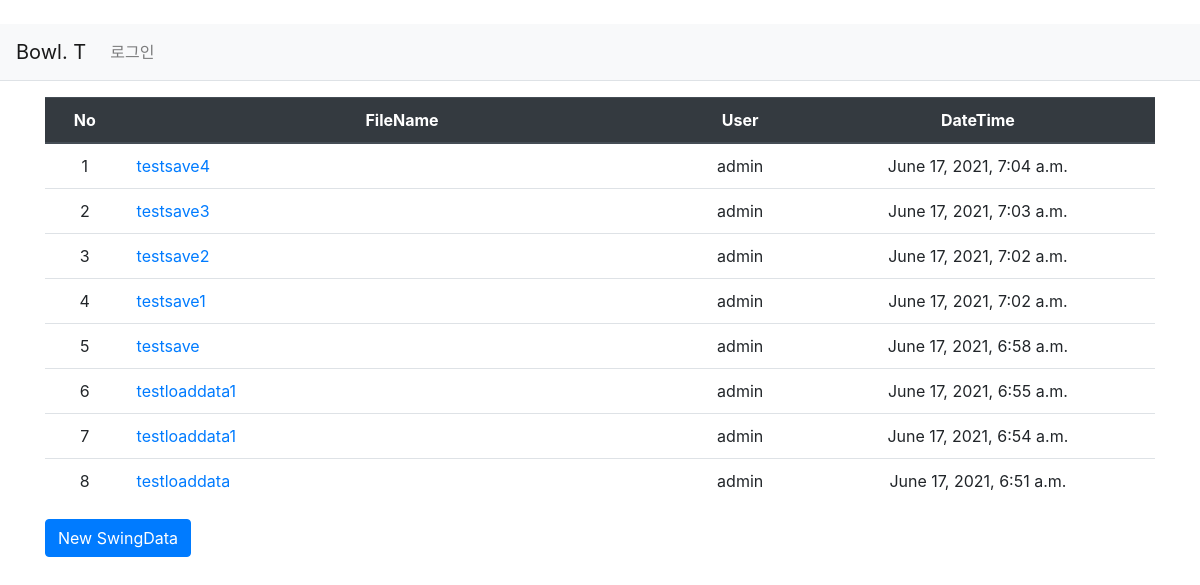
The app's page /, older data.
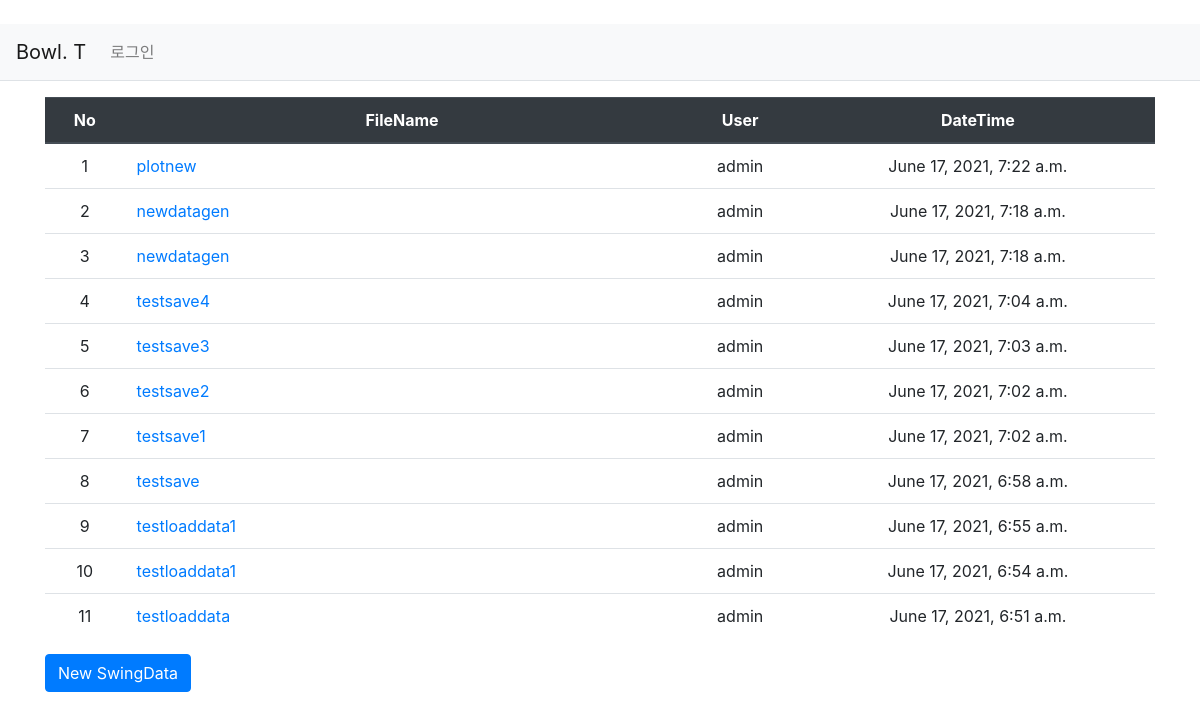
The same page, newer data.
### pybo/models.py (models this page shows, shortened)
class Question(models.Model):
    author = models.ForeignKey(User, on_delete=models.CASCADE)
    subject = models.CharField(max_length=200)    #charfield의 내용으로 파일이름이 지정
    content = models.TextField()
    create_date = models.DateTimeField()
    elbowCheck = models.IntegerField(default = 0)
    dampCheck = models.IntegerField(default = 0)
    vibCheck = models.IntegerField(default = 0)
    backAngCheck = models.DecimalField(max_digits = 10, decimal_places = 5, default = 0.)
    rlTimeCheck = models.IntegerField(default = 0)
    rlAngCheck = models.DecimalField(max_digits = 10, decimal_places = 5, default = 0.)
    grade = models.IntegerField(default = 0)

### pybo/views.py (the view)
# urls.py: path('', views.index, name='index'),
def index(request):
    question_list = Question.objects.order_by('-create_date')
    context = {'question_list': question_list}
    return render(request, 'pybo/question_list.html', context)

### templates/pybo/question_list.html (shortened to what this page needs)
{% extends 'base.html' %}
{% block content %}
<div class="container my-3">
    <table class="table">
        <thead>
        <tr class="text-center thead-dark">
            <th>No</th>
            <th style="width:50%">FileName</th>
    	<th>User</th>
            <th>DateTime</th>
        </tr>
        </thead>
        <tbody>
        {% if question_list %}
        {% for question in question_list %}
        <tr class = "text-center">
            <td>{{ forloop.counter }}</td>
            <td class="text-left">
                <a href="{% url 'pybo:detail' question.id %}">{{ question.subject }}</a>
            </td>
	<td>{{ question.author.username }}</td>
            <td>{{ question.create_date }}</td>
        </tr>
        {% endfor %}
        {% else %}
        <tr>
            <td colspan="3">No Data Available.</td>
        </tr>
        {% endif %}
        </tbody>
    </table>
        <a href="{% url 'pybo:question_create' %}" class="btn btn-primary">New SwingData</a>
</div>
{% endblock %}

Row changes from the older to the newer data that the page shows:
added Question: subject "plotnew", author.username "admin", create_date "June 17, 2021, 7:22 a.m."
added Question: subject "newdatagen", author.username "admin", create_date "June 17, 2021, 7:18 a.m."
added Question: subject "newdatagen", author.username "admin", create_date "June 17, 2021, 7:18 a.m."
